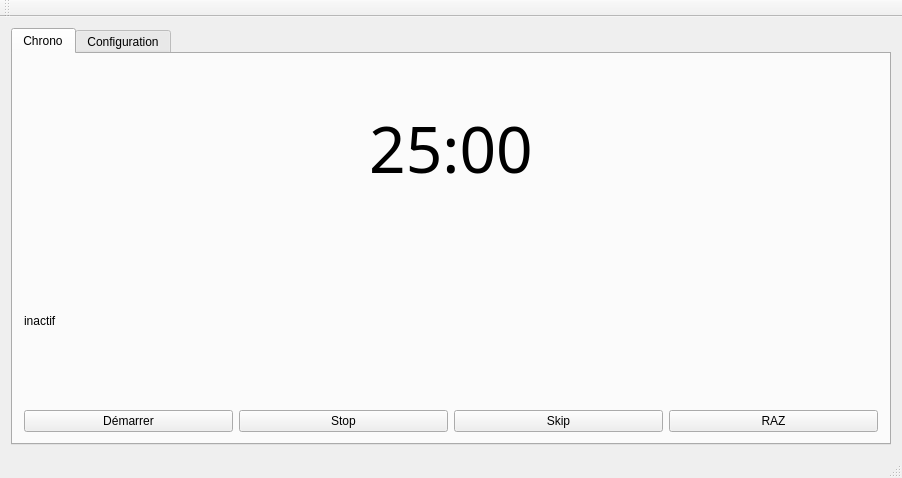
<?xml version="1.0" encoding="UTF-8"?>
<ui version="4.0">
 <class>MainWindow</class>
 <widget class="QMainWindow" name="MainWindow">
  <property name="geometry">
   <rect>
    <x>0</x>
    <y>0</y>
    <width>902</width>
    <height>478</height>
   </rect>
  </property>
  <property name="windowTitle">
   <string>Pomodoro</string>
  </property>
  <widget class="QWidget" name="centralWidget">
   <layout class="QHBoxLayout" name="horizontalLayout_2">
    <item>
     <widget class="QTabWidget" name="tabWidget">
      <property name="currentIndex">
       <number>0</number>
      </property>
      <widget class="QWidget" name="tab">
       <attribute name="title">
        <string>Chrono</string>
       </attribute>
       <layout class="QVBoxLayout" name="verticalLayout">
        <item>
         <widget class="QLabel" name="clock">
          <property name="font">
           <font>
            <family>Abyssinica SIL</family>
            <pointsize>48</pointsize>
           </font>
          </property>
          <property name="text">
           <string>&lt;html&gt;&lt;head/&gt;&lt;body&gt;&lt;p align=&quot;center&quot;&gt;25:00&lt;/p&gt;&lt;/body&gt;&lt;/html&gt;</string>
          </property>
         </widget>
        </item>
        <item>
         <widget class="QLabel" name="step">
          <property name="text">
           <string>inactif</string>
          </property>
         </widget>
        </item>
        <item>
         <layout class="QHBoxLayout" name="horizontalLayout">
          <item>
           <widget class="QPushButton" name="start">
            <property name="text">
             <string>Démarrer</string>
            </property>
           </widget>
          </item>
          <item>
           <widget class="QPushButton" name="stop">
            <property name="text">
             <string>Stop</string>
            </property>
           </widget>
          </item>
          <item>
           <widget class="QPushButton" name="skip">
            <property name="text">
             <string>Skip</string>
            </property>
           </widget>
          </item>
          <item>
           <widget class="QPushButton" name="reset">
            <property name="text">
             <string>RAZ</string>
            </property>
           </widget>
          </item>
         </layout>
        </item>
       </layout>
      </widget>
      <widget class="QWidget" name="tab_2">
       <attribute name="title">
        <string>Configuration</string>
       </attribute>
       <layout class="QVBoxLayout" name="verticalLayout_2">
        <item>
         <layout class="QHBoxLayout" name="horizontalLayout_3">
          <item>
           <widget class="QLabel" name="label_work">
            <property name="text">
             <string>Temps de travail:</string>
            </property>
           </widget>
          </item>
          <item>
           <widget class="QSpinBox" name="workTime">
            <property name="maximum">
             <number>60</number>
            </property>
            <property name="value">
             <number>25</number>
            </property>
           </widget>
          </item>
         </layout>
        </item>
        <item>
         <layout class="QHBoxLayout" name="horizontalLayout_4">
          <item>
           <widget class="QLabel" name="label">
            <property name="text">
             <string>Temps de pause courte:</string>
            </property>
           </widget>
          </item>
          <item>
           <widget class="QSpinBox" name="shortTime">
            <property name="maximum">
             <number>30</number>
            </property>
            <property name="value">
             <number>5</number>
            </property>
           </widget>
          </item>
         </layout>
        </item>
        <item>
         <layout class="QHBoxLayout" name="horizontalLayout_5">
          <item>
           <widget class="QLabel" name="label_2">
            <property name="text">
             <string>Temps de pause longue:</string>
            </property>
           </widget>
          </item>
          <item>
           <widget class="QSpinBox" name="longTime">
            <property name="maximum">
             <number>60</number>
            </property>
            <property name="value">
             <number>15</number>
            </property>
           </widget>
          </item>
         </layout>
        </item>
        <item>
         <layout class="QHBoxLayout" name="horizontalLayout_6">
          <item>
           <widget class="QLabel" name="label_3">
            <property name="text">
             <string>Nombre de cycle pour une longue pause</string>
            </property>
           </widget>
          </item>
          <item>
           <widget class="QSpinBox" name="cycle">
            <property name="maximum">
             <number>10</number>
            </property>
            <property name="value">
             <number>4</number>
            </property>
           </widget>
          </item>
         </layout>
        </item>
       </layout>
      </widget>
     </widget>
    </item>
   </layout>
  </widget>
  <widget class="QMenuBar" name="menuBar">
   <property name="geometry">
    <rect>
     <x>0</x>
     <y>0</y>
     <width>902</width>
     <height>25</height>
    </rect>
   </property>
  </widget>
  <widget class="QToolBar" name="mainToolBar">
   <attribute name="toolBarArea">
    <enum>TopToolBarArea</enum>
   </attribute>
   <attribute name="toolBarBreak">
    <bool>false</bool>
   </attribute>
  </widget>
  <widget class="QStatusBar" name="statusBar"/>
 </widget>
 <layoutdefault spacing="6" margin="11"/>
 <resources/>
 <connections/>
</ui>
